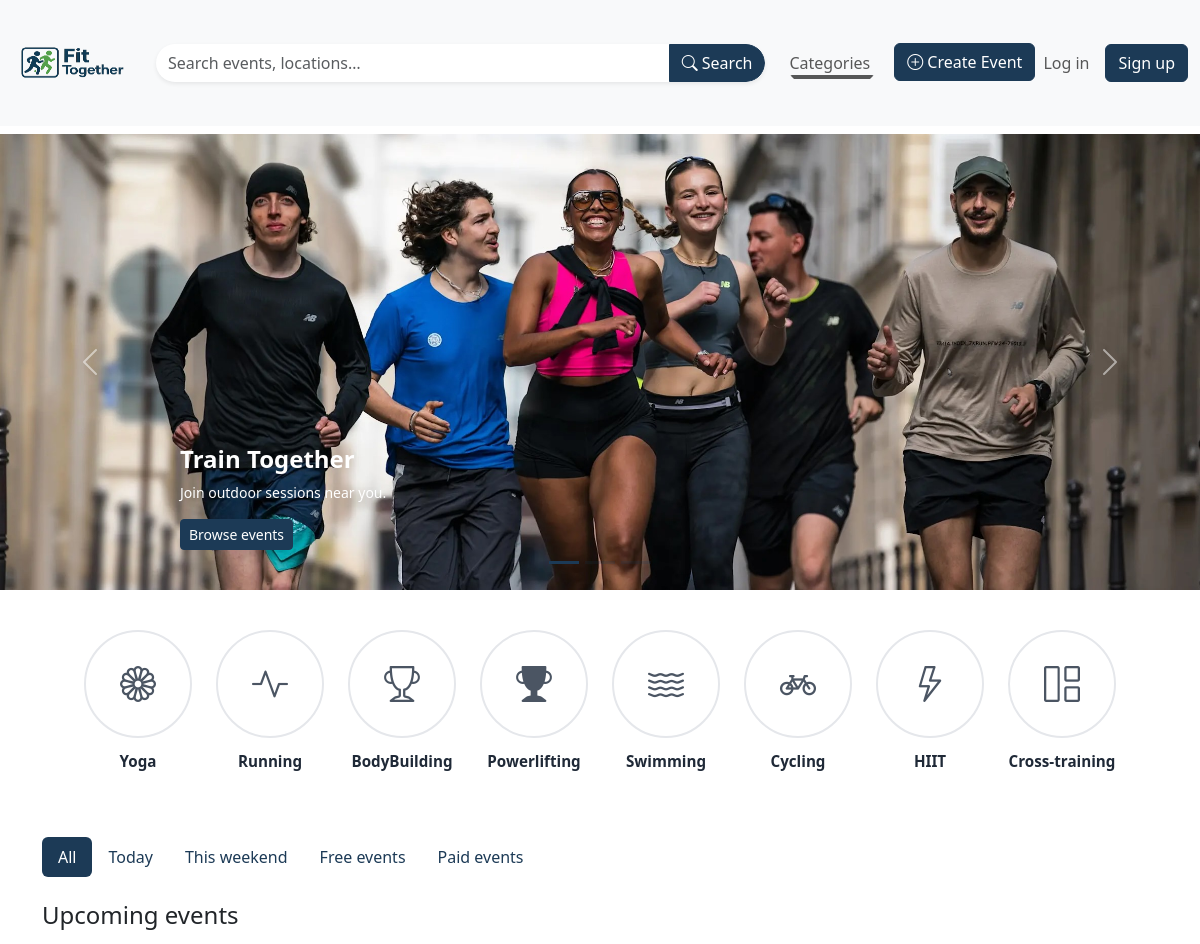
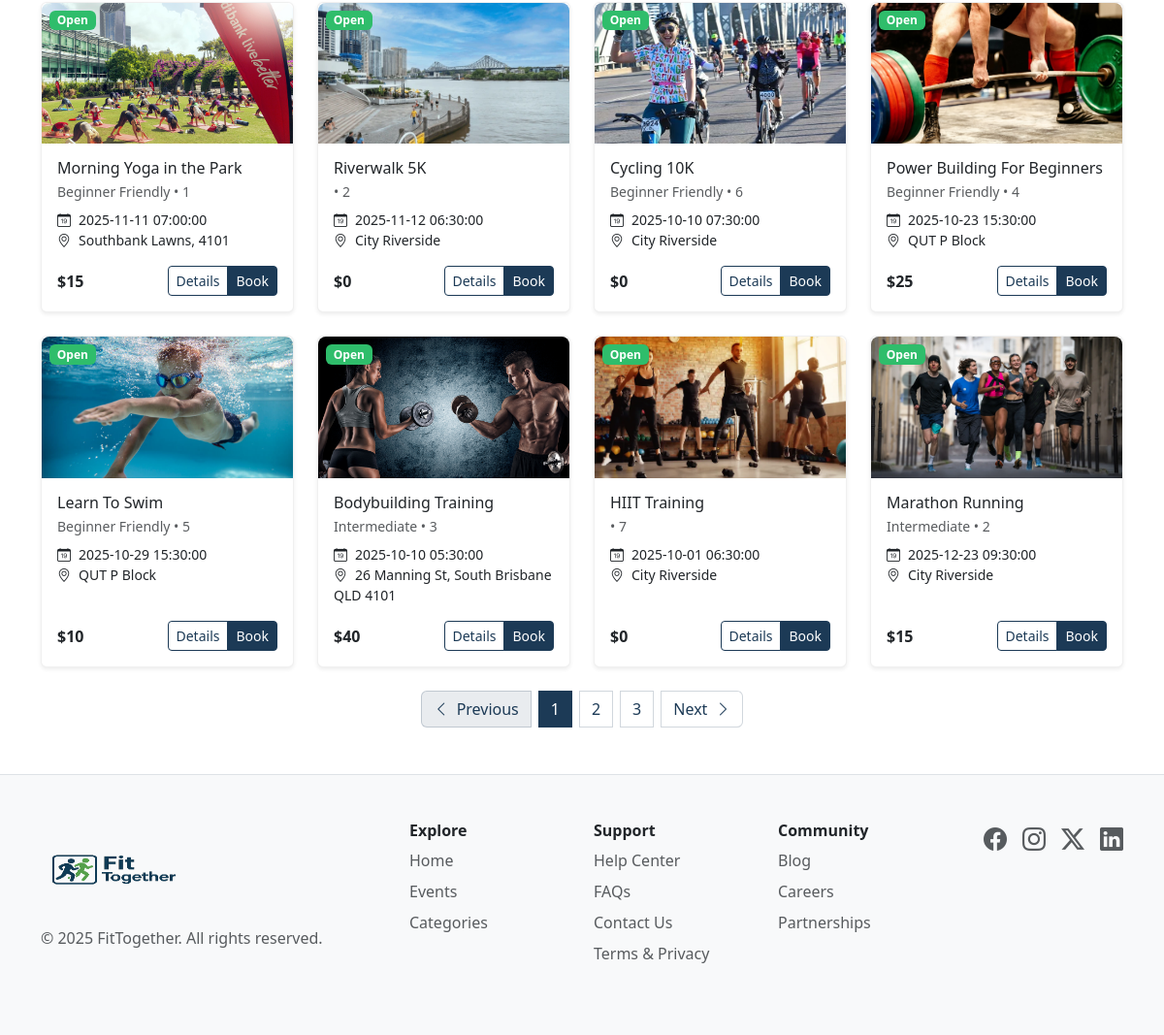
The page / on the database its author committed (2 pictures, top to bottom).
### website/models.py (models this page shows, shortened)
class Category(db.Model):
    __tablename__ = 'categories'
    id = db.Column(db.Integer, primary_key=True)
    name = db.Column(db.String(100), nullable=False)
    description = db.Column(db.String(400), nullable=False)
    icon = db.Column(db.String(400), nullable=False)

class Event(db.Model):
    __tablename__ = 'events'
    id = db.Column(db.Integer, primary_key=True)
    title = db.Column(db.String(80), nullable=False)
    category_id = db.Column(db.Integer, db.ForeignKey('categories.id'), nullable=False)
    experience_level = db.Column(db.String(50), nullable=True)
    description = db.Column(db.Text, nullable=False)
    start_time = db.Column(db.DateTime, nullable=False)
    end_time = db.Column(db.DateTime, nullable=False)
    location = db.Column(db.String(255), nullable=False)
    venue_details = db.Column(db.Text)
    ticket_price = db.Column(db.Integer, default=0)
    number_of_tickets = db.Column(db.Integer, nullable=False)
    organiser_id = db.Column(db.Integer, db.ForeignKey('users.id'))
    created_at = db.Column(db.DateTime, default=datetime.utcnow)
    images = db.Column(db.String(1000))
    reviews = db.relationship('Review', backref='events')

### website/views.py (the view)
@main_bp.route('/')
def index():
    query = select(Event)
    all_events = db.session.execute(query).scalars().all()
    query = select(Category)
    all_categories = db.session.execute(query).scalars().all()
    return render_template('index.html', events=all_events, categories=all_categories)

### website/templates/index.html (shortened to what this page needs)
{% extends 'base.html' %}
{% block content %}
<div id="heroCarousel" class="carousel slide carousel-fade" data-bs-ride="carousel" data-bs-touch="true" data-bs-keyboard="true">
  <div class="carousel-indicators">
    <button id="carouselIndicator-1" type="button" data-bs-target="#heroCarousel" data-bs-slide-to="0" class="active" aria-current="true" aria-label="Slide 1"></button>
    <button id="carouselIndicator-2" type="button" data-bs-target="#heroCarousel" data-bs-slide-to="1" aria-label="Slide 2"></button>
    <button id="carouselIndicator-3" type="button" data-bs-target="#heroCarousel" data-bs-slide-to="2" aria-label="Slide 3"></button>
  </div>
  <div class="carousel-inner">
    <div class="carousel-item active" data-bs-interval="6000">
      <img src="{{ url_for('static', filename='img/RunningCard.jpeg') }}" alt="Outdoor bootcamp at sunrise" loading="eager" decoding="async">
      <div class="carousel-caption text-start">
        <h2 class="h4 fw-semibold">Train Together</h2>
        <p class="small mb-3">Join outdoor sessions near you.</p>
        <a id="browseEventsButton" class="btn btn-primary btn-sm" href="#events">Browse events</a>
      </div>
    </div>
  </div>
  <button id="carouselPrevButton" class="carousel-control-prev" type="button" data-bs-target="#heroCarousel" data-bs-slide="prev" aria-label="Previous slide">
    <span class="carousel-control-prev-icon" aria-hidden="true"></span>
  </button>
  <button id="carouselNextButton" class="carousel-control-next" type="button" data-bs-target="#heroCarousel" data-bs-slide="next" aria-label="Next slide">
    <span class="carousel-control-next-icon" aria-hidden="true"></span>
  </button>
</div>
<div class="container py-4" id="categories">
  <ul class="list-unstyled d-flex gap-4 overflow-auto py-3 flex-nowrap flex-lg-wrap m-0 justify-content-center">
    {% for category in categories %}
      <li>
        <a id="catButton-{{ category.name | lower }}" href="{{ url_for('main.view_category', category_name=category.name)}}" class="cat-chip text-decoration-none">
          <span class="cat-circle"><i class="bi {{ category.icon }}"></i></span>
          <span class="cat-label">{{ category.name }}</span>
        </a>
      </li>
    {% endfor %}
  </ul>
</div>
<div class="container py-4" id="events">
  <ul class="nav nav-pills mb-4" id="filterBar">
    <li class="nav-item"><a id="filterAll" class="nav-link active" href="#">All</a></li>
    <li class="nav-item"><a id="filterToday" class="nav-link" href="#">Today</a></li>
    <li class="nav-item"><a id="filterWeekend" class="nav-link" href="#">This weekend</a></li>
    <li class="nav-item"><a id="filterFree" class="nav-link" href="#">Free events</a></li>
    <li class="nav-item"><a id="filterPaid" class="nav-link" href="#">Paid events</a></li>
  </ul>
  <h2 class="h4 mb-3">Upcoming events</h2>
  {% if events %}
  <div class="row row-cols-1 row-cols-sm-2 row-cols-lg-3 row-cols-xl-4 g-4">
    {% for e in events %}
    {% set imgs = (e.images or '').split(',') %}
    <div class="col">
      <div id="eventCard-{{ e.id }}" class="card h-100 shadow-sm">
        <div class="position-relative">
          {% if imgs and imgs[0] %}
          <img id="eventImage-{{ e.id }}" src="{{ url_for('static', filename='uploads/' ~ imgs[0]) }}" alt="{{ e.title }}" class="card-img-top event-thumb">
          {% endif %}
          <span id="eventStatus-{{ e.id }}" class="badge bg-success position-absolute top-0 start-0 m-2">Open</span>
        </div>
        <div class="card-body d-flex flex-column">
          <h3 id="eventTitle-{{ e.id }}" class="h6 card-title mb-1 text-truncate">{{ e.title }}</h3>
          <p id="eventMeta-{{ e.id }}" class="text-muted small mb-2">{{ e.experience_level }} • {{ e.category_id }}</p>
          <ul class="list-unstyled small mb-3">
            <li><i class="bi bi-calendar-date me-2"></i>{{ e.start_time }}</li>
            <li><i class="bi bi-geo-alt me-2"></i>{{ e.location }}</li>
          </ul>
          <div class="d-flex justify-content-between align-items-center mt-auto">
            <span id="eventPrice-{{ e.id }}" class="fw-semibold">${{ e.ticket_price }}</span>
            <div class="btn-group">
              <a id="detailsButton-{{ e.id }}" href="{{ url_for('main.eventdetails') }}" class="btn btn-outline-primary btn-sm">Details</a>
              <button id="bookButton-{{ e.id }}" class="btn btn-primary btn-sm" type="button">Book</button>
            </div>
          </div>
        </div>
      </div>
    </div>
    {% endfor %}
  </div>
  {% else %}
  <p class="text-muted">No events found.</p>
  {% endif %}
  <nav id="paginationNav" aria-label="Events pages">
    <ul class="pagination justify-content-center gap-2 my-4">
      <li class="page-item disabled">
        <a id="pagePrev" class="page-link" href="#" tabindex="-1" aria-disabled="true">
          <i class="bi bi-chevron-left me-2"></i>Previous
        </a>
      </li>
      <li class="page-item active"><span class="page-link">1</span></li>
      <li class="page-item"><a id="page2" class="page-link" href="#">2</a></li>
      <li class="page-item"><a id="page3" class="page-link" href="#">3</a></li>
      <li class="page-item">
        <a id="pageNext" class="page-link" href="#">Next<i class="bi bi-chevron-right ms-2"></i></a>
      </li>
    </ul>
  </nav>
</div>
{% endblock %}

### website/templates/base.html (shortened to what this page needs)
<!DOCTYPE html>
<html lang="en">
  <head>
    <link href="https://cdn.jsdelivr.net/npm/bootstrap@5.3.8/dist/css/bootstrap.min.css" rel="stylesheet">
    <link
      rel="stylesheet"
      href="https://cdn.jsdelivr.net/npm/bootstrap-icons@1.11.3/font/bootstrap-icons.css"
    />
    <link
      rel="stylesheet"
      href="{{ url_for('static', filename='style/style.css') }}"
    />
  </head>
  <body class="d-flex flex-column min-vh-100">
    <header>
      <nav
        class="navbar navbar-expand-lg bg-body-tertiary sticky-top flex-md-nowrap"
      >
        <div class="container-fluid align-items-center">
          <a class="navbar-brand order-1 order-lg- me-2" href="/">
            <img
              src="{{ url_for('static', filename = 'img/Header_brand_original.png') }}"
              alt="FitTogether"
              width="120"
              height="100"
            />
          </a>
        <form id="searchForm" method="GET" action="{{ url_for('main.search') }}" class="order-3 order-lg-2 w-100 w-md-auto flex-grow-1 mx-md-3 mb-2 mb-lg-0" role="search">
            <div class="input-group shadow-sm rounded-pill overflow-hidden">
                <input
                id="searchInput"
                name="search"
                type="search"
                class="form-control border-0 rounded-start-pill"
                placeholder="Search events, locations…"
                aria-label="Search"
                />
                <button id="searchButton" class="btn btn-primary rounded-end-pill" type="submit" form="searchForm">
                <i class="bi bi-search"></i> Search
                </button>
            </div>
        </form>
          <div class="collapse navbar-collapse order-4 order-lg-3" id="mainNav">
            <ul class="navbar-nav mb-2 mb-lg-0">
              <li class="nav-item dropdown">
                <a
                  class="nav-link dropdown-toggle text-nowrap"
                  href="#"
                  id="catDrop"
                  role="button"
                  data-bs-toggle="dropdown"
                  aria-expanded="false"
                  >Categories</a
                >
              </li>
              <li class="nav-item ms-xl-3">
                <a id="createEventButton" class="btn btn-primary text-nowrap" href="{{ url_for('main.create_event') }}">
                <i class="bi bi-plus-circle me-1"></i>Create Event
                </a>
              </li>
            </ul>
          </div>
        <ul class="navbar-nav flex-row align-items-center ms-lg-auto order-2 order-md-3 order-lg-4">
        {% if current_user.is_authenticated %}
        <li class="nav-item dropdown">
            <button
            class="nav-link dropdown-toggle btn btn-link d-flex align-items-center gap-2 text-nowrap p-0"
            id="userDrop"
            type="button"
            data-bs-toggle="dropdown"
            aria-expanded="false"
            >
            <img
                src="{{ url_for('static', filename='img/user_avatar.png') }}"
                width="36"
                height="36"
                alt="User"
                class="rounded-circle"
            />
            <span>{{ current_user.name }}</span>
            </button>
            <ul class="dropdown-menu dropdown-menu-end" aria-labelledby="userDrop">
            <li>
                <a class="dropdown-item" href="#">Profile</a>
            </li>
            <li><a class="dropdown-item" href="#">Settings</a></li>
            <li><hr class="dropdown-divider" /></li>
            <li><a id="logoutButton" class="dropdown-item text-danger" href="{{ url_for('auth.logout') }}">Log out</a></li>
            </ul>
        </li>
        {% else %}
        <li class="nav-item">
            <a id="loginNavButton" class="nav-link text-nowrap" href="{{ url_for('auth.login') }}">Log in</a>
        </li>
        <li class="nav-item">
            <a id="signupNavButton" class="btn btn-primary ms-2 text-nowrap" href="{{ url_for('auth.register') }}">Sign up</a>
        </li>
        {% endif %}
        </ul>
        </div>
      </nav>
    </header>
    <main class="flex-grow-1">
      {% block content %}{% endblock %}
    </main>
    <footer class="bg-light border-top py-5 mt-auto">
      <div class="container">
        <div class="row">
          <div class="col-md-4 mb-3 mb-md-0">
            <a
              href="{{ url_for('main.index') }}"
              class="d-flex align-items-center mb-2 link-dark text-decoration-none"
            >
              <img
                src="{{ url_for('static', filename = 'img/Header_brand_original.png')}}"
                alt="FitTogether"
                width="150"
                height="100"
              />
            </a>
            <p class="text-muted mb-0">
              © 2025 FitTogether. All rights reserved.
            </p>
          </div>
          <div class="col-6 col-md-2 mb-3">
            <h6 class="fw-bold">Explore</h6>
            <ul class="nav flex-column">
              <li class="nav-item mb-2">
                <a
                  href="{{ url_for('main.index') }}"
                  class="nav-link p-0 text-muted"
                  >Home</a
                >
              </li>
              <li class="nav-item mb-2">
                <a href="#" class="nav-link p-0 text-muted">Events</a>
              </li>
              <li class="nav-item mb-2">
                <a href="#" class="nav-link p-0 text-muted">Categories</a>
              </li>
            </ul>
          </div>
          <div class="col-6 col-md-2 mb-3">
            <h6 class="fw-bold">Support</h6>
            <ul class="nav flex-column">
              <li class="nav-item mb-2">
                <a href="#" class="nav-link p-0 text-muted">Help Center</a>
              </li>
              <li class="nav-item mb-2">
                <a href="#" class="nav-link p-0 text-muted">FAQs</a>
              </li>
              <li class="nav-item mb-2">
                <a href="#" class="nav-link p-0 text-muted">Contact Us</a>
              </li>
              <li class="nav-item mb-2">
                <a href="#" class="nav-link p-0 text-muted">Terms & Privacy</a>
              </li>
            </ul>
          </div>
          <div class="col-6 col-md-2 mb-3">
            <h6 class="fw-bold">Community</h6>
            <ul class="nav flex-column">
              <li class="nav-item mb-2">
                <a href="#" class="nav-link p-0 text-muted">Blog</a>
              </li>
              <li class="nav-item mb-2">
                <a href="#" class="nav-link p-0 text-muted">Careers</a>
              </li>
              <li class="nav-item mb-2">
                <a href="#" class="nav-link p-0 text-muted">Partnerships</a>
              </li>
            </ul>
          </div>
          <div class="col-md-2 d-flex justify-content-md-end">
            <a href="#" class="me-3 text-muted"
              ><i class="bi bi-facebook fs-4"></i
            ></a>
            <a href="#" class="me-3 text-muted"
              ><i class="bi bi-instagram fs-4"></i
            ></a>
            <a href="#" class="me-3 text-muted"
              ><i class="bi bi-twitter-x fs-4"></i
            ></a>
            <a href="#" class="text-muted"
              ><i class="bi bi-linkedin fs-4"></i
            ></a>
          </div>
        </div>
      </div>
    </footer>
  </body>
</html>

### rows shown on the page
Category: name "Yoga"
Category: name "Running"
Category: name "BodyBuilding"
Category: name "Powerlifting"
Category: name "Swimming"
Category: name "Cycling"
Category: name "HIIT"
Category: name "Cross-training"
Event: shows a picture, title "Morning Yoga in the Park", experience_level "Beginner Friendly", category_id "1", start_time "2025-11-11 07:00:00", location "Southbank Lawns, 4101", ticket_price "15"
Event: images (picture), title "Riverwalk 5K", category_id "2", start_time "2025-11-12 06:30:00", location "City Riverside", ticket_price "0"
Event: images (picture), title "Cycling 10K", experience_level "Beginner Friendly", category_id "6", start_time "2025-10-10 07:30:00", location "City Riverside", ticket_price "0"
Event: images (picture), title "Power Building For Beginners", experience_level "Beginner Friendly", category_id "4", start_time "2025-10-23 15:30:00", location "QUT P Block", ticket_price "25"
Event: images (picture), title "Learn To Swim", experience_level "Beginner Friendly", category_id "5", start_time "2025-10-29 15:30:00", location "QUT P Block", ticket_price "10"
Event: images (picture), title "Bodybuilding Training", experience_level "Intermediate", category_id "3", start_time "2025-10-10 05:30:00", location "26 Manning St, South Brisbane QLD 4101", ticket_price "40"
Event: shows a picture, title "HIIT Training", category_id "7", start_time "2025-10-01 06:30:00", location "City Riverside", ticket_price "0"
Event: images (picture), title "Marathon Running", experience_level "Intermediate", category_id "2", start_time "2025-12-23 09:30:00", location "City Riverside", ticket_price "15"
